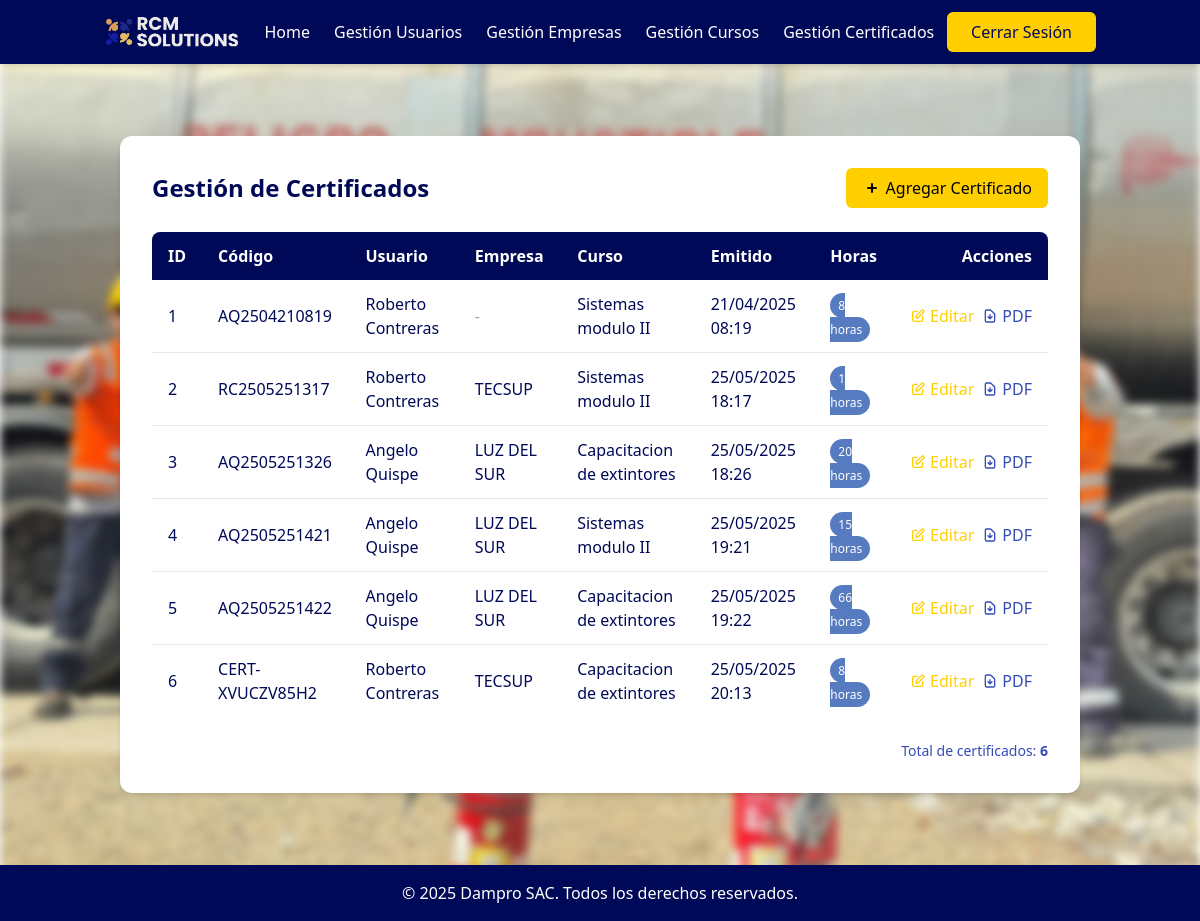
Page /dashboard/certificados/ (signed in) on the committed database.
### system/models.py (models this page shows)
class Certificate(models.Model):
    cert_code = models.CharField(max_length=100, unique=True)
    usuario = models.ForeignKey(Usuario, on_delete=models.CASCADE, related_name='certificates')
    course = models.ForeignKey(Course, on_delete=models.CASCADE, related_name='certificates')
    empresa = models.ForeignKey(Empresa, on_delete=models.CASCADE, related_name='certificates', null=True, blank=True)
    creation_date = models.DateTimeField(default=models.functions.Now)  # Se cambió de auto_now_add=True para permitir edición
    chronological_hours = models.PositiveIntegerField()

class Usuario(models.Model):
    first_name = models.CharField(max_length=100)
    last_name = models.CharField(max_length=100)
    second_last_name = models.CharField(max_length=100, blank=True, null=True)
    dni = models.CharField(max_length=8, unique=True, null=True, blank=True)  # DNI peruano estándar de 8 dígitos
    user_type = models.CharField(max_length=50)
    empresa = models.ForeignKey(Empresa, on_delete=models.CASCADE, related_name='usuarios', null=True, blank=True)

class Course(models.Model):
    name = models.CharField(max_length=200)
    course_hours = models.PositiveIntegerField()

class Empresa(models.Model):
    ruc = models.CharField(max_length=11, unique=True)
    nombre = models.CharField(max_length=200)  # razón social

### system/views.py (the view)
# urls.py: path('dashboard/certificados/', views.gestion_certificados, name='gestion_certificados'),
@login_required
def gestion_certificados(request):
    certificados = Certificate.objects.select_related('usuario', 'course', 'empresa').all()
    return render(request, 'system/gestion_certificados.html', {
        'certificados': certificados
    })

### system/views.py (called while the page is built)
def login_required(view_func):
    @wraps(view_func)
    def wrapped_view(request, *args, **kwargs):
        if not request.session.get('user_id'):
            return redirect('system:login')
        return view_func(request, *args, **kwargs)
    return wrapped_view

### system/templates/system/gestion_certificados.html (shortened to what this page needs)
{% extends 'system/base_logged.html' %}
{% block content %}
<section class="gestion-certificados py-12">
  <div class="container mx-auto px-4">
    <div class="bg-rcm-white rounded-xl shadow-md p-8 max-w-6xl mx-auto">
      <div class="flex justify-between items-center mb-6">
        <h1 class="text-2xl font-bold text-rcm-navy">Gestión de Certificados</h1>
        <a href="{% url 'system:add_certificado' %}" class="bg-rcm-gold text-rcm-black py-2 px-4 rounded-md font-medium hover:bg-opacity-90 transition-colors flex items-center">
          <svg xmlns="http://www.w3.org/2000/svg" class="h-5 w-5 mr-1" viewBox="0 0 20 20" fill="currentColor">
            <path fill-rule="evenodd" d="M10 5a1 1 0 011 1v3h3a1 1 0 110 2h-3v3a1 1 0 11-2 0v-3H6a1 1 0 110-2h3V6a1 1 0 011-1z" clip-rule="evenodd" />
          </svg>
          Agregar Certificado
        </a>
      </div>
      <div class="overflow-x-auto">
        <table class="min-w-full bg-rcm-white">
          <thead>
            <tr class="bg-rcm-navy text-rcm-white">
              <th class="py-3 px-4 text-left font-semibold rounded-tl-lg">ID</th>
              <th class="py-3 px-4 text-left font-semibold">Código</th>
              <th class="py-3 px-4 text-left font-semibold">Usuario</th>
              <th class="py-3 px-4 text-left font-semibold">Empresa</th>
              <th class="py-3 px-4 text-left font-semibold">Curso</th>
              <th class="py-3 px-4 text-left font-semibold">Emitido</th>
              <th class="py-3 px-4 text-left font-semibold">Horas</th>
              <th class="py-3 px-4 text-right font-semibold rounded-tr-lg">Acciones</th>
            </tr>
          </thead>
          <tbody class="divide-y divide-gray-200">
            {% for c in certificados %}
            <tr class="hover:bg-rcm-blue-light/10 transition-colors">
              <td class="py-3 px-4 text-rcm-navy">{{ c.id }}</td>
              <td class="py-3 px-4 text-rcm-navy font-medium">{{ c.cert_code }}</td>
              <td class="py-3 px-4 text-rcm-navy">{{ c.usuario.first_name }} {{ c.usuario.last_name }}</td>              <td class="py-3 px-4 text-rcm-navy">
                {% if c.empresa %}
                  {{ c.empresa.nombre }}
                {% else %}
                  <span class="text-gray-400">-</span>
                {% endif %}
              </td>
              <td class="py-3 px-4 text-rcm-navy">{{ c.course.name }}</td>
              <td class="py-3 px-4 text-rcm-navy">{{ c.creation_date|date:"d/m/Y H:i" }}</td>
              <td class="py-3 px-4">
                <span class="px-2 py-1 text-xs rounded-full bg-rcm-blue-light text-rcm-white">
                  {{ c.chronological_hours }} horas
                </span>
              </td>
              <td class="py-3 px-4 text-right">
                <div class="flex justify-end items-center space-x-2">
                  <a href="{% url 'system:edit_certificado' c.id %}" class="text-rcm-gold hover:underline font-medium flex items-center">
                    <svg xmlns="http://www.w3.org/2000/svg" class="h-4 w-4 mr-1" fill="none" viewBox="0 0 24 24" stroke="currentColor">
                      <path stroke-linecap="round" stroke-linejoin="round" stroke-width="2" d="M11 5H6a2 2 0 00-2 2v11a2 2 0 002 2h11a2 2 0 002-2v-5m-1.414-9.414a2 2 0 112.828 2.828L11.828 15H9v-2.828l8.586-8.586z" />
                    </svg>
                    Editar
                  </a>
                  <a href="{% url 'system:certificado_pdf' c.cert_code %}" target="_blank" class="text-rcm-blue-medium hover:underline font-medium flex items-center">
                    PDF
                  </a>
                </div>
              </td>
            </tr>
            {% empty %}
            <tr>
              <td colspan="8" class="py-8 text-center text-rcm-blue-medium italic">No hay certificados registrados.</td>
            </tr>
            {% endfor %}
          </tbody>
        </table>
      </div>
      <div class="mt-6 flex justify-end">
        <div class="text-sm text-rcm-blue-medium">
          Total de certificados: <span class="font-semibold">{{ certificados|length }}</span>
        </div>
      </div>
    </div>
  </div>
</section>
{% endblock %}

### rows in the picture
Certificate: id "1", cert_code "AQ2504210819", usuario.first_name "Roberto", usuario.last_name "Contreras", course.name "Sistemas modulo II", creation_date "21/04/2025 08:19", chronological_hours "8"
Certificate: id "2", cert_code "RC2505251317", usuario.first_name "Roberto", usuario.last_name "Contreras", empresa.nombre "TECSUP", course.name "Sistemas modulo II", creation_date "25/05/2025 18:17", chronological_hours "1"
Certificate: id "3", cert_code "AQ2505251326", usuario.first_name "Angelo", usuario.last_name "Quispe", empresa.nombre "LUZ DEL SUR", course.name "Capacitacion de extintores", creation_date "25/05/2025 18:26", chronological_hours "20"
Certificate: id "4", cert_code "AQ2505251421", usuario.first_name "Angelo", usuario.last_name "Quispe", empresa.nombre "LUZ DEL SUR", course.name "Sistemas modulo II", creation_date "25/05/2025 19:21", chronological_hours "15"
Certificate: id "5", cert_code "AQ2505251422", usuario.first_name "Angelo", usuario.last_name "Quispe", empresa.nombre "LUZ DEL SUR", course.name "Capacitacion de extintores", creation_date "25/05/2025 19:22", chronological_hours "66"
Certificate: id "6", cert_code "CERT-XVUCZV85H2", usuario.first_name "Roberto", usuario.last_name "Contreras", empresa.nombre "TECSUP", course.name "Capacitacion de extintores", creation_date "25/05/2025 20:13", chronological_hours "8"

### other values in the picture
{{ certificados|length }} "6"
